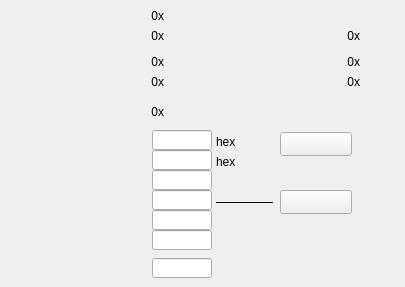
<?xml version="1.0" encoding="UTF-8"?>
<ui version="4.0">
 <class>Form</class>
 <widget class="QWidget" name="Form">
  <property name="geometry">
   <rect>
    <x>0</x>
    <y>0</y>
    <width>405</width>
    <height>287</height>
   </rect>
  </property>
  <property name="windowTitle">
   <string>Form</string>
  </property>
  <widget class="QLabel" name="label_6">
   <property name="geometry">
    <rect>
     <x>344</x>
     <y>54</y>
     <width>16</width>
     <height>16</height>
    </rect>
   </property>
   <property name="text">
    <string>0x</string>
   </property>
   <property name="alignment">
    <set>Qt::AlignRight|Qt::AlignTrailing|Qt::AlignVCenter</set>
   </property>
  </widget>
  <widget class="QELabel" name="qelabel_6">
   <property name="geometry">
    <rect>
     <x>356</x>
     <y>28</y>
     <width>36</width>
     <height>16</height>
    </rect>
   </property>
   <property name="alignment">
    <set>Qt::AlignLeading|Qt::AlignLeft|Qt::AlignVCenter</set>
   </property>
   <property name="variable" stdset="0">
    <string>$(P):LI:900R-$(N):REG12</string>
   </property>
   <property name="variableSubstitutions" stdset="0">
    <string>P=CHA,N=2</string>
   </property>
   <property name="displayAlarmState">
    <bool>false</bool>
   </property>
   <property name="format" stdset="0">
    <enum>QELabel::UnsignedInteger</enum>
   </property>
   <property name="radix">
    <UInt>16</UInt>
   </property>
  </widget>
  <widget class="QELabel" name="qelabel_15">
   <property name="geometry">
    <rect>
     <x>160</x>
     <y>104</y>
     <width>36</width>
     <height>16</height>
    </rect>
   </property>
   <property name="alignment">
    <set>Qt::AlignLeading|Qt::AlignLeft|Qt::AlignVCenter</set>
   </property>
   <property name="variable" stdset="0">
    <string>$(P):LI:900R-$(N):REG32</string>
   </property>
   <property name="variableSubstitutions" stdset="0">
    <string>P=CHA,N=2</string>
   </property>
   <property name="displayAlarmState">
    <bool>false</bool>
   </property>
   <property name="format" stdset="0">
    <enum>QELabel::UnsignedInteger</enum>
   </property>
   <property name="radix">
    <UInt>16</UInt>
   </property>
  </widget>
  <widget class="QLabel" name="label_8">
   <property name="geometry">
    <rect>
     <x>148</x>
     <y>104</y>
     <width>16</width>
     <height>16</height>
    </rect>
   </property>
   <property name="text">
    <string>0x</string>
   </property>
   <property name="alignment">
    <set>Qt::AlignRight|Qt::AlignTrailing|Qt::AlignVCenter</set>
   </property>
  </widget>
  <widget class="QLabel" name="label_2">
   <property name="geometry">
    <rect>
     <x>148</x>
     <y>28</y>
     <width>16</width>
     <height>16</height>
    </rect>
   </property>
   <property name="text">
    <string>0x</string>
   </property>
   <property name="alignment">
    <set>Qt::AlignRight|Qt::AlignTrailing|Qt::AlignVCenter</set>
   </property>
  </widget>
  <widget class="QELabel" name="qelabel_12">
   <property name="geometry">
    <rect>
     <x>356</x>
     <y>54</y>
     <width>36</width>
     <height>16</height>
    </rect>
   </property>
   <property name="alignment">
    <set>Qt::AlignLeading|Qt::AlignLeft|Qt::AlignVCenter</set>
   </property>
   <property name="variable" stdset="0">
    <string>$(P):LI:900R-$(N):REG18</string>
   </property>
   <property name="variableSubstitutions" stdset="0">
    <string>P=CHA,N=2</string>
   </property>
   <property name="displayAlarmState">
    <bool>false</bool>
   </property>
   <property name="format" stdset="0">
    <enum>QELabel::UnsignedInteger</enum>
   </property>
   <property name="radix">
    <UInt>16</UInt>
   </property>
  </widget>
  <widget class="QELabel" name="qelabel_2">
   <property name="geometry">
    <rect>
     <x>4</x>
     <y>28</y>
     <width>144</width>
     <height>16</height>
    </rect>
   </property>
   <property name="font">
    <font>
     <family>Monospace</family>
    </font>
   </property>
   <property name="alignment">
    <set>Qt::AlignRight|Qt::AlignTrailing|Qt::AlignVCenter</set>
   </property>
   <property name="variable" stdset="0">
    <string>$(P):LI:900R-$(N):REG11.DESC</string>
   </property>
   <property name="variableSubstitutions" stdset="0">
    <string>P=CHA,N=2</string>
   </property>
   <property name="displayAlarmState">
    <bool>false</bool>
   </property>
  </widget>
  <widget class="QLabel" name="label_4">
   <property name="geometry">
    <rect>
     <x>148</x>
     <y>54</y>
     <width>16</width>
     <height>16</height>
    </rect>
   </property>
   <property name="text">
    <string>0x</string>
   </property>
   <property name="alignment">
    <set>Qt::AlignRight|Qt::AlignTrailing|Qt::AlignVCenter</set>
   </property>
  </widget>
  <widget class="QELabel" name="qelabel_16">
   <property name="geometry">
    <rect>
     <x>4</x>
     <y>104</y>
     <width>144</width>
     <height>16</height>
    </rect>
   </property>
   <property name="font">
    <font>
     <family>Monospace</family>
    </font>
   </property>
   <property name="alignment">
    <set>Qt::AlignRight|Qt::AlignTrailing|Qt::AlignVCenter</set>
   </property>
   <property name="variable" stdset="0">
    <string>$(P):LI:900R-$(N):REG32.DESC</string>
   </property>
   <property name="variableSubstitutions" stdset="0">
    <string>P=CHA,N=2</string>
   </property>
   <property name="displayAlarmState">
    <bool>false</bool>
   </property>
  </widget>
  <widget class="QELabel" name="qelabel_7">
   <property name="geometry">
    <rect>
     <x>4</x>
     <y>54</y>
     <width>144</width>
     <height>16</height>
    </rect>
   </property>
   <property name="font">
    <font>
     <family>Monospace</family>
    </font>
   </property>
   <property name="alignment">
    <set>Qt::AlignRight|Qt::AlignTrailing|Qt::AlignVCenter</set>
   </property>
   <property name="variable" stdset="0">
    <string>$(P):LI:900R-$(N):REG16.DESC</string>
   </property>
   <property name="variableSubstitutions" stdset="0">
    <string>P=CHA,N=2</string>
   </property>
   <property name="displayAlarmState">
    <bool>false</bool>
   </property>
  </widget>
  <widget class="QELabel" name="qelabel_11">
   <property name="geometry">
    <rect>
     <x>200</x>
     <y>54</y>
     <width>144</width>
     <height>16</height>
    </rect>
   </property>
   <property name="font">
    <font>
     <family>Monospace</family>
    </font>
   </property>
   <property name="alignment">
    <set>Qt::AlignRight|Qt::AlignTrailing|Qt::AlignVCenter</set>
   </property>
   <property name="variable" stdset="0">
    <string>$(P):LI:900R-$(N):REG18.DESC</string>
   </property>
   <property name="variableSubstitutions" stdset="0">
    <string>P=CHA,N=2</string>
   </property>
   <property name="displayAlarmState">
    <bool>false</bool>
   </property>
  </widget>
  <widget class="QELabel" name="qelabel_13">
   <property name="geometry">
    <rect>
     <x>200</x>
     <y>74</y>
     <width>144</width>
     <height>16</height>
    </rect>
   </property>
   <property name="font">
    <font>
     <family>Monospace</family>
    </font>
   </property>
   <property name="alignment">
    <set>Qt::AlignRight|Qt::AlignTrailing|Qt::AlignVCenter</set>
   </property>
   <property name="variable" stdset="0">
    <string>$(P):LI:900R-$(N):REG19.DESC</string>
   </property>
   <property name="variableSubstitutions" stdset="0">
    <string>P=CHA,N=2</string>
   </property>
   <property name="displayAlarmState">
    <bool>false</bool>
   </property>
  </widget>
  <widget class="QELabel" name="qelabel_10">
   <property name="geometry">
    <rect>
     <x>160</x>
     <y>74</y>
     <width>36</width>
     <height>16</height>
    </rect>
   </property>
   <property name="alignment">
    <set>Qt::AlignLeading|Qt::AlignLeft|Qt::AlignVCenter</set>
   </property>
   <property name="variable" stdset="0">
    <string>$(P):LI:900R-$(N):REG17</string>
   </property>
   <property name="variableSubstitutions" stdset="0">
    <string>P=CHA,N=2</string>
   </property>
   <property name="displayAlarmState">
    <bool>false</bool>
   </property>
   <property name="format" stdset="0">
    <enum>QELabel::UnsignedInteger</enum>
   </property>
   <property name="radix">
    <UInt>16</UInt>
   </property>
  </widget>
  <widget class="QLabel" name="label_5">
   <property name="geometry">
    <rect>
     <x>148</x>
     <y>74</y>
     <width>16</width>
     <height>16</height>
    </rect>
   </property>
   <property name="text">
    <string>0x</string>
   </property>
   <property name="alignment">
    <set>Qt::AlignRight|Qt::AlignTrailing|Qt::AlignVCenter</set>
   </property>
  </widget>
  <widget class="QLabel" name="label_7">
   <property name="geometry">
    <rect>
     <x>344</x>
     <y>74</y>
     <width>16</width>
     <height>16</height>
    </rect>
   </property>
   <property name="text">
    <string>0x</string>
   </property>
   <property name="alignment">
    <set>Qt::AlignRight|Qt::AlignTrailing|Qt::AlignVCenter</set>
   </property>
  </widget>
  <widget class="QELabel" name="qelabel_14">
   <property name="geometry">
    <rect>
     <x>356</x>
     <y>74</y>
     <width>36</width>
     <height>16</height>
    </rect>
   </property>
   <property name="alignment">
    <set>Qt::AlignLeading|Qt::AlignLeft|Qt::AlignVCenter</set>
   </property>
   <property name="variable" stdset="0">
    <string>$(P):LI:900R-$(N):REG19</string>
   </property>
   <property name="variableSubstitutions" stdset="0">
    <string>P=CHA,N=2</string>
   </property>
   <property name="displayAlarmState">
    <bool>false</bool>
   </property>
   <property name="format" stdset="0">
    <enum>QELabel::UnsignedInteger</enum>
   </property>
   <property name="radix">
    <UInt>16</UInt>
   </property>
  </widget>
  <widget class="QELabel" name="qelabel_5">
   <property name="geometry">
    <rect>
     <x>200</x>
     <y>28</y>
     <width>144</width>
     <height>16</height>
    </rect>
   </property>
   <property name="font">
    <font>
     <family>Monospace</family>
    </font>
   </property>
   <property name="alignment">
    <set>Qt::AlignRight|Qt::AlignTrailing|Qt::AlignVCenter</set>
   </property>
   <property name="variable" stdset="0">
    <string>$(P):LI:900R-$(N):REG12.DESC</string>
   </property>
   <property name="variableSubstitutions" stdset="0">
    <string>P=CHA,N=2</string>
   </property>
   <property name="displayAlarmState">
    <bool>false</bool>
   </property>
  </widget>
  <widget class="QELabel" name="qelabel_8">
   <property name="geometry">
    <rect>
     <x>160</x>
     <y>54</y>
     <width>36</width>
     <height>16</height>
    </rect>
   </property>
   <property name="alignment">
    <set>Qt::AlignLeading|Qt::AlignLeft|Qt::AlignVCenter</set>
   </property>
   <property name="variable" stdset="0">
    <string>$(P):LI:900R-$(N):REG16</string>
   </property>
   <property name="variableSubstitutions" stdset="0">
    <string>P=CHA,N=2</string>
   </property>
   <property name="displayAlarmState">
    <bool>false</bool>
   </property>
   <property name="format" stdset="0">
    <enum>QELabel::UnsignedInteger</enum>
   </property>
   <property name="radix">
    <UInt>16</UInt>
   </property>
  </widget>
  <widget class="QLabel" name="label">
   <property name="geometry">
    <rect>
     <x>148</x>
     <y>8</y>
     <width>16</width>
     <height>16</height>
    </rect>
   </property>
   <property name="text">
    <string>0x</string>
   </property>
   <property name="alignment">
    <set>Qt::AlignRight|Qt::AlignTrailing|Qt::AlignVCenter</set>
   </property>
  </widget>
  <widget class="QELabel" name="qelabel_4">
   <property name="geometry">
    <rect>
     <x>160</x>
     <y>28</y>
     <width>36</width>
     <height>16</height>
    </rect>
   </property>
   <property name="alignment">
    <set>Qt::AlignLeading|Qt::AlignLeft|Qt::AlignVCenter</set>
   </property>
   <property name="variable" stdset="0">
    <string>$(P):LI:900R-$(N):REG11</string>
   </property>
   <property name="variableSubstitutions" stdset="0">
    <string>P=CHA,N=2</string>
   </property>
   <property name="displayAlarmState">
    <bool>false</bool>
   </property>
   <property name="format" stdset="0">
    <enum>QELabel::UnsignedInteger</enum>
   </property>
   <property name="radix">
    <UInt>16</UInt>
   </property>
  </widget>
  <widget class="QELabel" name="qelabel">
   <property name="geometry">
    <rect>
     <x>4</x>
     <y>8</y>
     <width>144</width>
     <height>16</height>
    </rect>
   </property>
   <property name="font">
    <font>
     <family>Monospace</family>
    </font>
   </property>
   <property name="alignment">
    <set>Qt::AlignRight|Qt::AlignTrailing|Qt::AlignVCenter</set>
   </property>
   <property name="variable" stdset="0">
    <string>$(P):LI:900R-$(N):REG10.DESC</string>
   </property>
   <property name="variableSubstitutions" stdset="0">
    <string>P=CHA,N=2</string>
   </property>
   <property name="displayAlarmState">
    <bool>false</bool>
   </property>
  </widget>
  <widget class="QELabel" name="qelabel_9">
   <property name="geometry">
    <rect>
     <x>4</x>
     <y>74</y>
     <width>144</width>
     <height>16</height>
    </rect>
   </property>
   <property name="font">
    <font>
     <family>Monospace</family>
    </font>
   </property>
   <property name="alignment">
    <set>Qt::AlignRight|Qt::AlignTrailing|Qt::AlignVCenter</set>
   </property>
   <property name="variable" stdset="0">
    <string>$(P):LI:900R-$(N):REG17.DESC</string>
   </property>
   <property name="variableSubstitutions" stdset="0">
    <string>P=CHA,N=2</string>
   </property>
   <property name="displayAlarmState">
    <bool>false</bool>
   </property>
  </widget>
  <widget class="QELabel" name="qelabel_3">
   <property name="geometry">
    <rect>
     <x>160</x>
     <y>8</y>
     <width>36</width>
     <height>16</height>
    </rect>
   </property>
   <property name="alignment">
    <set>Qt::AlignLeading|Qt::AlignLeft|Qt::AlignVCenter</set>
   </property>
   <property name="variable" stdset="0">
    <string>$(P):LI:900R-$(N):REG10</string>
   </property>
   <property name="variableSubstitutions" stdset="0">
    <string>P=CHA,N=2</string>
   </property>
   <property name="displayAlarmState">
    <bool>false</bool>
   </property>
   <property name="format" stdset="0">
    <enum>QELabel::UnsignedInteger</enum>
   </property>
   <property name="radix">
    <UInt>16</UInt>
   </property>
  </widget>
  <widget class="QLabel" name="label_3">
   <property name="geometry">
    <rect>
     <x>344</x>
     <y>28</y>
     <width>16</width>
     <height>16</height>
    </rect>
   </property>
   <property name="text">
    <string>0x</string>
   </property>
   <property name="alignment">
    <set>Qt::AlignRight|Qt::AlignTrailing|Qt::AlignVCenter</set>
   </property>
  </widget>
  <widget class="QELabel" name="qelabel_18">
   <property name="geometry">
    <rect>
     <x>8</x>
     <y>150</y>
     <width>144</width>
     <height>20</height>
    </rect>
   </property>
   <property name="font">
    <font>
     <family>Monospace</family>
    </font>
   </property>
   <property name="alignment">
    <set>Qt::AlignRight|Qt::AlignTrailing|Qt::AlignVCenter</set>
   </property>
   <property name="variable" stdset="0">
    <string>$(P):LO:SC:900W-$(N):REG1.DESC</string>
   </property>
   <property name="variableSubstitutions" stdset="0">
    <string>P=CHA,N=2</string>
   </property>
   <property name="displayAlarmState">
    <bool>false</bool>
   </property>
  </widget>
  <widget class="QELabel" name="qelabel_20">
   <property name="geometry">
    <rect>
     <x>8</x>
     <y>190</y>
     <width>144</width>
     <height>20</height>
    </rect>
   </property>
   <property name="font">
    <font>
     <family>Monospace</family>
    </font>
   </property>
   <property name="alignment">
    <set>Qt::AlignRight|Qt::AlignTrailing|Qt::AlignVCenter</set>
   </property>
   <property name="variable" stdset="0">
    <string>$(P):LO:SC:900W-$(N):REG23.DESC</string>
   </property>
   <property name="variableSubstitutions" stdset="0">
    <string>P=CHA,N=2</string>
   </property>
   <property name="displayAlarmState">
    <bool>false</bool>
   </property>
  </widget>
  <widget class="QELineEdit" name="qelineedit_7">
   <property name="geometry">
    <rect>
     <x>152</x>
     <y>258</y>
     <width>60</width>
     <height>20</height>
    </rect>
   </property>
   <property name="variable" stdset="0">
    <string>$(P):LO:SC:DEBUG-$(N):ALLOW:INLQ</string>
   </property>
   <property name="variableSubstitutions" stdset="0">
    <string>P=CHA,N=2</string>
   </property>
  </widget>
  <widget class="QELabel" name="qelabel_19">
   <property name="geometry">
    <rect>
     <x>3</x>
     <y>170</y>
     <width>149</width>
     <height>20</height>
    </rect>
   </property>
   <property name="font">
    <font>
     <family>Monospace</family>
    </font>
   </property>
   <property name="alignment">
    <set>Qt::AlignRight|Qt::AlignTrailing|Qt::AlignVCenter</set>
   </property>
   <property name="variable" stdset="0">
    <string>$(P):LO:SC:900W-$(N):REG22.DESC</string>
   </property>
   <property name="variableSubstitutions" stdset="0">
    <string>P=CHA,N=2</string>
   </property>
   <property name="displayAlarmState">
    <bool>false</bool>
   </property>
  </widget>
  <widget class="QELineEdit" name="qelineedit_2">
   <property name="geometry">
    <rect>
     <x>152</x>
     <y>150</y>
     <width>60</width>
     <height>20</height>
    </rect>
   </property>
   <property name="variable" stdset="0">
    <string>$(P):LO:SC:900W-$(N):REG1</string>
   </property>
   <property name="variableSubstitutions" stdset="0">
    <string>P=CHA,N=2</string>
   </property>
  </widget>
  <widget class="QELineEdit" name="qelineedit_3">
   <property name="geometry">
    <rect>
     <x>152</x>
     <y>170</y>
     <width>60</width>
     <height>20</height>
    </rect>
   </property>
   <property name="variable" stdset="0">
    <string>$(P):LO:SC:900W-$(N):REG22</string>
   </property>
   <property name="variableSubstitutions" stdset="0">
    <string>P=CHA,N=2</string>
   </property>
  </widget>
  <widget class="QELineEdit" name="qelineedit_6">
   <property name="geometry">
    <rect>
     <x>152</x>
     <y>230</y>
     <width>60</width>
     <height>20</height>
    </rect>
   </property>
   <property name="variable" stdset="0">
    <string>$(P):LO:SC:900W-$(N):REG25</string>
   </property>
   <property name="variableSubstitutions" stdset="0">
    <string>P=CHA,N=2</string>
   </property>
  </widget>
  <widget class="QELineEdit" name="qelineedit">
   <property name="geometry">
    <rect>
     <x>152</x>
     <y>130</y>
     <width>60</width>
     <height>20</height>
    </rect>
   </property>
   <property name="variable" stdset="0">
    <string>$(P):LO:SC:900W-$(N):REG0</string>
   </property>
   <property name="variableSubstitutions" stdset="0">
    <string>P=CHA,N=2</string>
   </property>
  </widget>
  <widget class="QELineEdit" name="qelineedit_4">
   <property name="geometry">
    <rect>
     <x>152</x>
     <y>190</y>
     <width>60</width>
     <height>20</height>
    </rect>
   </property>
   <property name="variable" stdset="0">
    <string>$(P):LO:SC:900W-$(N):REG23</string>
   </property>
   <property name="variableSubstitutions" stdset="0">
    <string>P=CHA,N=2</string>
   </property>
  </widget>
  <widget class="QELineEdit" name="qelineedit_5">
   <property name="geometry">
    <rect>
     <x>152</x>
     <y>210</y>
     <width>60</width>
     <height>20</height>
    </rect>
   </property>
   <property name="variable" stdset="0">
    <string>$(P):LO:SC:900W-$(N):REG24</string>
   </property>
   <property name="variableSubstitutions" stdset="0">
    <string>P=CHA,N=2</string>
   </property>
  </widget>
  <widget class="QLabel" name="label_10">
   <property name="geometry">
    <rect>
     <x>216</x>
     <y>154</y>
     <width>25</width>
     <height>16</height>
    </rect>
   </property>
   <property name="text">
    <string>hex</string>
   </property>
  </widget>
  <widget class="QELabel" name="qelabel_21">
   <property name="geometry">
    <rect>
     <x>8</x>
     <y>210</y>
     <width>144</width>
     <height>20</height>
    </rect>
   </property>
   <property name="font">
    <font>
     <family>Monospace</family>
    </font>
   </property>
   <property name="alignment">
    <set>Qt::AlignRight|Qt::AlignTrailing|Qt::AlignVCenter</set>
   </property>
   <property name="variable" stdset="0">
    <string>$(P):LO:SC:900W-$(N):REG24.DESC</string>
   </property>
   <property name="variableSubstitutions" stdset="0">
    <string>P=CHA,N=2</string>
   </property>
   <property name="displayAlarmState">
    <bool>false</bool>
   </property>
  </widget>
  <widget class="QLabel" name="label_9">
   <property name="geometry">
    <rect>
     <x>216</x>
     <y>134</y>
     <width>25</width>
     <height>16</height>
    </rect>
   </property>
   <property name="text">
    <string>hex</string>
   </property>
  </widget>
  <widget class="QELabel" name="qelabel_24">
   <property name="geometry">
    <rect>
     <x>212</x>
     <y>258</y>
     <width>41</width>
     <height>20</height>
    </rect>
   </property>
   <property name="font">
    <font>
     <family>Monospace</family>
    </font>
   </property>
   <property name="alignment">
    <set>Qt::AlignLeading|Qt::AlignLeft|Qt::AlignVCenter</set>
   </property>
   <property name="variable" stdset="0">
    <string>$(P):LO:SC:DEBUG-$(N):ALLOW:INLQ</string>
   </property>
   <property name="variableSubstitutions" stdset="0">
    <string>P=CHA,N=2</string>
   </property>
   <property name="displayAlarmState">
    <bool>false</bool>
   </property>
  </widget>
  <widget class="QELabel" name="qelabel_17">
   <property name="geometry">
    <rect>
     <x>8</x>
     <y>130</y>
     <width>144</width>
     <height>20</height>
    </rect>
   </property>
   <property name="font">
    <font>
     <family>Monospace</family>
    </font>
   </property>
   <property name="alignment">
    <set>Qt::AlignRight|Qt::AlignTrailing|Qt::AlignVCenter</set>
   </property>
   <property name="variable" stdset="0">
    <string>$(P):LO:SC:900W-$(N):REG0.DESC</string>
   </property>
   <property name="variableSubstitutions" stdset="0">
    <string>P=CHA,N=2</string>
   </property>
   <property name="displayAlarmState">
    <bool>false</bool>
   </property>
  </widget>
  <widget class="QELabel" name="qelabel_23">
   <property name="geometry">
    <rect>
     <x>8</x>
     <y>258</y>
     <width>144</width>
     <height>20</height>
    </rect>
   </property>
   <property name="font">
    <font>
     <family>Monospace</family>
    </font>
   </property>
   <property name="alignment">
    <set>Qt::AlignRight|Qt::AlignTrailing|Qt::AlignVCenter</set>
   </property>
   <property name="variable" stdset="0">
    <string>$(P):LO:SC:DEBUG-$(N):ALLOW:INLQ.DESC</string>
   </property>
   <property name="variableSubstitutions" stdset="0">
    <string>P=CHA,N=2</string>
   </property>
   <property name="displayAlarmState">
    <bool>false</bool>
   </property>
  </widget>
  <widget class="QELabel" name="qelabel_22">
   <property name="geometry">
    <rect>
     <x>8</x>
     <y>230</y>
     <width>144</width>
     <height>20</height>
    </rect>
   </property>
   <property name="font">
    <font>
     <family>Monospace</family>
    </font>
   </property>
   <property name="alignment">
    <set>Qt::AlignRight|Qt::AlignTrailing|Qt::AlignVCenter</set>
   </property>
   <property name="variable" stdset="0">
    <string>$(P):LO:SC:900W-$(N):REG25.DESC</string>
   </property>
   <property name="variableSubstitutions" stdset="0">
    <string>P=CHA,N=2</string>
   </property>
   <property name="displayAlarmState">
    <bool>false</bool>
   </property>
  </widget>
  <widget class="CAButton" name="cabutton_2">
   <property name="geometry">
    <rect>
     <x>280</x>
     <y>190</y>
     <width>72</width>
     <height>24</height>
    </rect>
   </property>
   <property name="autoDefault">
    <bool>false</bool>
   </property>
   <property name="writeOnRelease" stdset="0">
    <bool>true</bool>
   </property>
   <property name="onText">
    <string>1</string>
   </property>
   <property name="offText">
    <string>0</string>
   </property>
   <property name="onLabel">
    <string>Reset</string>
   </property>
   <property name="offLabel">
    <string>Reset</string>
   </property>
   <property name="variable" stdset="0">
    <string>$(P):BO:900W-$(N):WD:RESET.PROC</string>
   </property>
   <property name="variableSubstitutions" stdset="0">
    <string>P=CHA,N=2</string>
   </property>
   <property name="AlarmEnable" stdset="0">
    <bool>false</bool>
   </property>
   <property name="literalLabel">
    <bool>true</bool>
   </property>
  </widget>
  <widget class="Line" name="line">
   <property name="geometry">
    <rect>
     <x>216</x>
     <y>194</y>
     <width>57</width>
     <height>16</height>
    </rect>
   </property>
   <property name="frameShadow">
    <enum>QFrame::Plain</enum>
   </property>
   <property name="orientation">
    <enum>Qt::Horizontal</enum>
   </property>
  </widget>
  <widget class="CAButton" name="cabutton">
   <property name="geometry">
    <rect>
     <x>280</x>
     <y>132</y>
     <width>72</width>
     <height>24</height>
    </rect>
   </property>
   <property name="autoDefault">
    <bool>false</bool>
   </property>
   <property name="writeOnRelease" stdset="0">
    <bool>true</bool>
   </property>
   <property name="onText">
    <string>1</string>
   </property>
   <property name="offText">
    <string>0</string>
   </property>
   <property name="onLabel">
    <string>Refresh</string>
   </property>
   <property name="offLabel">
    <string>Refresh</string>
   </property>
   <property name="variable" stdset="0">
    <string>$(P):BO:900R-$(N):REFRESH.PROC</string>
   </property>
   <property name="variableSubstitutions" stdset="0">
    <string>P=CHA,N=2</string>
   </property>
   <property name="AlarmEnable" stdset="0">
    <bool>false</bool>
   </property>
   <property name="literalLabel">
    <bool>true</bool>
   </property>
  </widget>
 </widget>
 <customwidgets>
  <customwidget>
   <class>AButton</class>
   <extends>QPushButton</extends>
   <header>abutton.h</header>
  </customwidget>
  <customwidget>
   <class>CAButton</class>
   <extends>AButton</extends>
   <header>cabutton.h</header>
  </customwidget>
  <customwidget>
   <class>QELabel</class>
   <extends>QLabel</extends>
   <header>QELabel.h</header>
  </customwidget>
  <customwidget>
   <class>QELineEdit</class>
   <extends>QLineEdit</extends>
   <header>QELineEdit.h</header>
  </customwidget>
 </customwidgets>
 <resources/>
 <connections/>
</ui>
